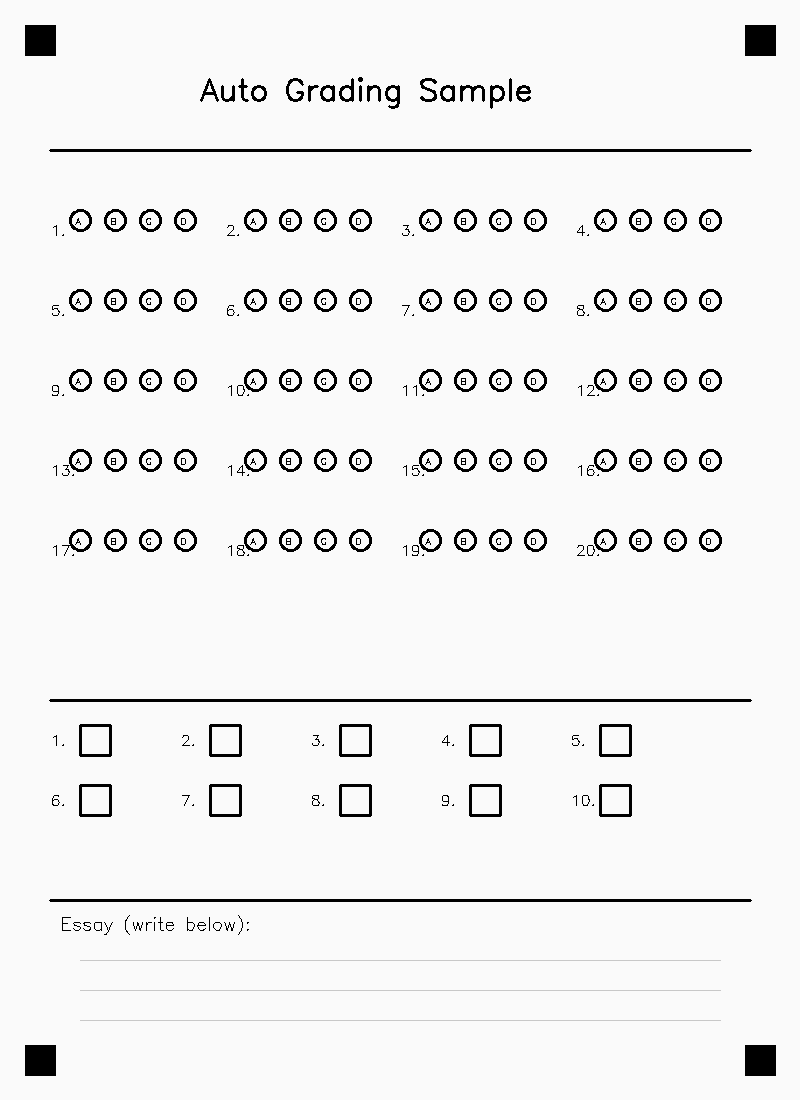
#> input picture data/answer_sheet.png, 800 x 1100 px
$ python -i canny_and_contours.py   (imports and definitions only)   (older library calls are emulated)
#> lines starting #> are read from the running program, lines starting #| are printed output that depends on the picture; after the words box and inside, x2 and y2 are one past the last pixel; in counts of white or black regions, pixels touching at a corner belong together
#> further down, picture is the input picture: shape (1100, 800, 3); min 0, max 250, mean 240.1
"""第7章：Canny边缘检测与轮廓分析综合演示

教材对应：第7章 边缘检测与轮廓分析
"""

from __future__ import annotations
import sys
from pathlib import Path

import cv2
import matplotlib.pyplot as plt
import numpy as np

# 添加父目录到路径以导入common模块
sys.path.insert(0, str(Path(__file__).parent.parent))
from common.utils import read_image, show_plot, show_images


# [64 lines left out: functions canny_demo, sobel_demo, not called in this run]


def correct_rotation(image: np.ndarray) -> np.ndarray | None:
    """通过轮廓方向角检测并校正图像旋转

    原理：找到图像中最大轮廓，用 minAreaRect 获取其旋转角度，
    再用仿射变换将图像旋转到正向。适用于答题卡等有明显外轮廓的文档。

    假设纸张已处于正确朝向（竖版：h > w），仅修正小角度倾斜。
    将 minAreaRect 的角度归一化到 [-45°, 45°) 后取反校正。

    参数：
        image: 输入图像（灰度或彩色）

    返回：
        校正后的图像，检测失败返回 None
    """
    gray = cv2.cvtColor(image, cv2.COLOR_BGR2GRAY) if image.ndim == 3 else image
    blurred = cv2.GaussianBlur(gray, (5, 5), 0)
    edges = cv2.Canny(blurred, 50, 150)
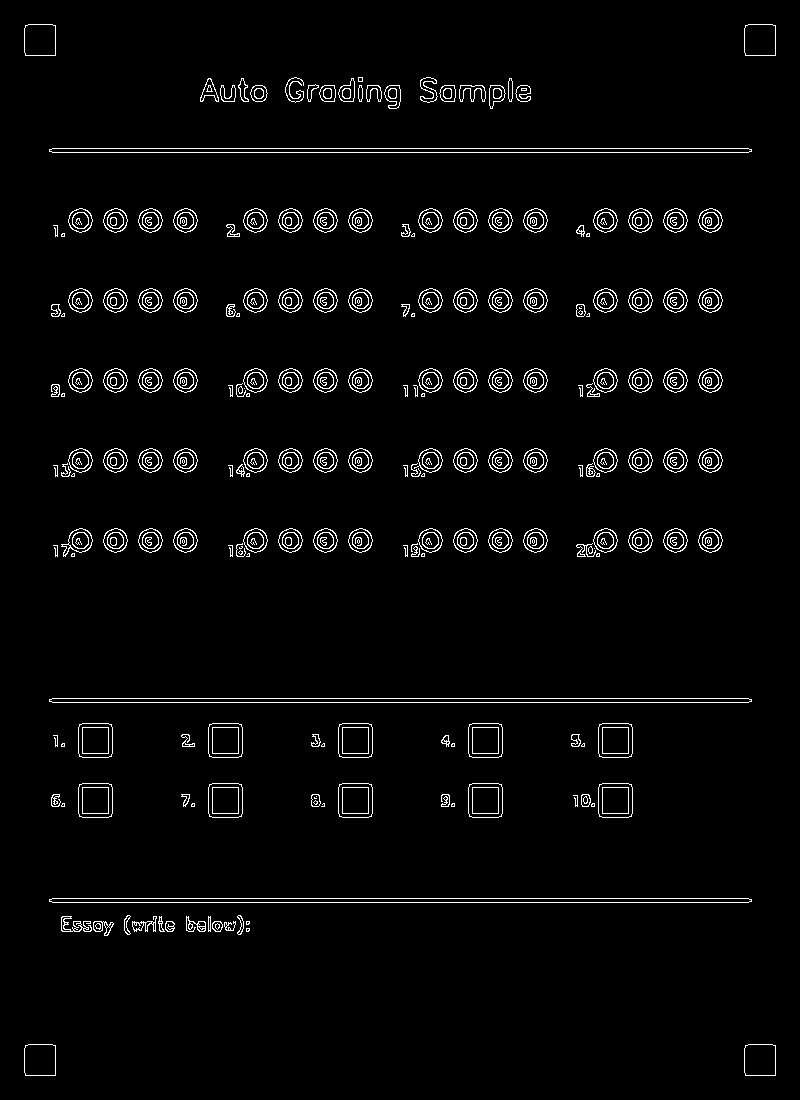
#> edges: shape (1100, 800); 2.9% white in thin lines or dots, all inside (x1, y1, x2, y2) = (24, 24, 776, 1076)
    kernel = cv2.getStructuringElement(cv2.MORPH_RECT, (5, 5))
    edges = cv2.morphologyEx(edges, cv2.MORPH_CLOSE, kernel)
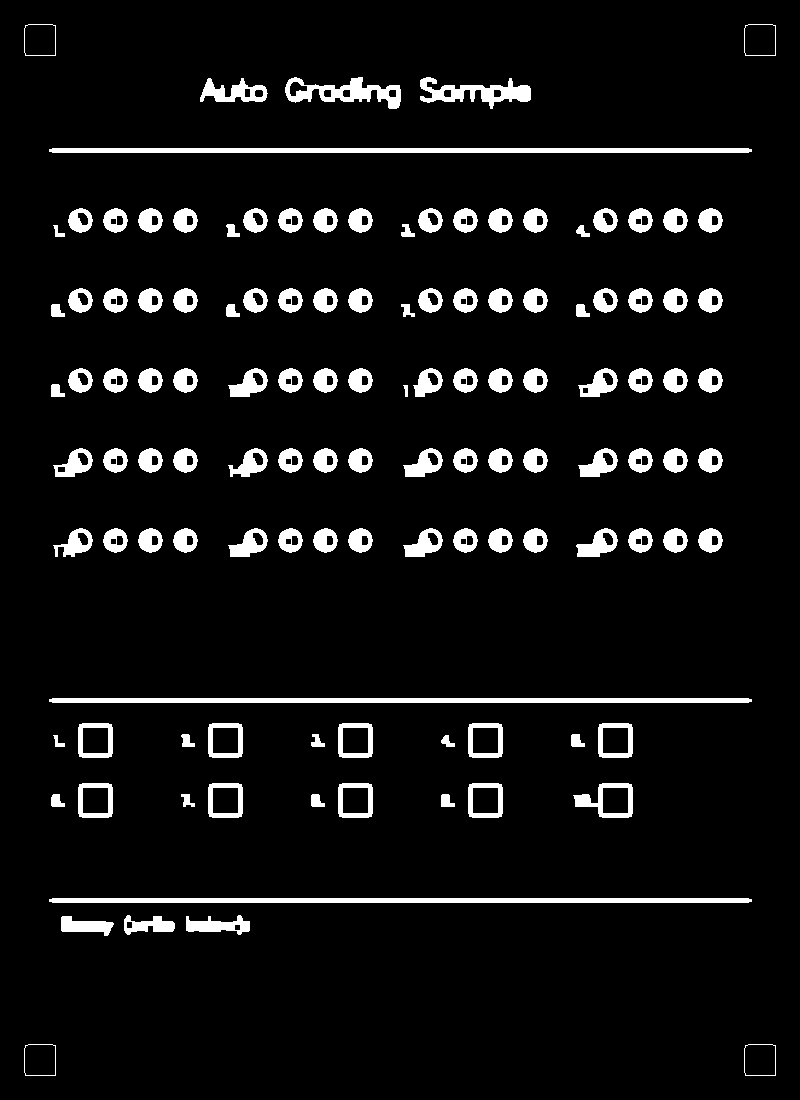
#> edges: shape (1100, 800); 6.8% white; 122 white regions

    contours, _ = cv2.findContours(edges, cv2.RETR_EXTERNAL,
                                    cv2.CHAIN_APPROX_SIMPLE)
#> contours = 122 contours; largest, box (x1, y1, x2, y2) and area: (49, 898, 752, 903) 2798, (49, 698, 752, 703) 2798, (49, 148, 752, 153) 2798, (285, 77, 401, 109) 1700, (420, 77, 531, 109) 1421
    if not contours:
        return None

    largest = max(contours, key=cv2.contourArea)
#> largest = contour of 12 points, box (x1, y1, x2, y2) (49, 898, 752, 903), area 2798
    if cv2.contourArea(largest) < gray.shape[0] * gray.shape[1] * 0.1:
        return None

    rect = cv2.minAreaRect(largest)
    (_, (w, h), angle) = rect

    # 归一化角度到 [-45°, 45°)
    # minAreaRect 可能返回 (w>h, angle≈0) 或 (w<h, angle≈-90)
    # 两者描述的是同一个纸张，归一化后只保留倾斜分量
    while angle > 45:
        angle -= 90
    while angle <= -45:
        angle += 90

    rotation = angle

    if abs(rotation) < 0.5:
        return image.copy()

    (ih, iw) = image.shape[:2]
    center = (iw // 2, ih // 2)
    M = cv2.getRotationMatrix2D(center, rotation, 1.0)

    cos_val = abs(M[0, 0])
    sin_val = abs(M[0, 1])
    new_w = int(ih * sin_val + iw * cos_val)
    new_h = int(ih * cos_val + iw * sin_val)

    M[0, 2] += (new_w - iw) / 2
    M[1, 2] += (new_h - ih) / 2

    rotated = cv2.warpAffine(image, M, (new_w, new_h),
                              flags=cv2.INTER_CUBIC,
                              borderMode=cv2.BORDER_REPLICATE)
    print(f"旋转校正: {rotation:.1f}°, "
          f"尺寸 {iw}x{ih} -> {new_w}x{new_h}")
    return rotated


# [81 lines left out: functions contour_analysis, main, not called in this run]


# [2 lines not run here, left out]

>>> import cv2
>>> picture = cv2.imread('../data/answer_sheet.png')
>>> result = correct_rotation(picture)
